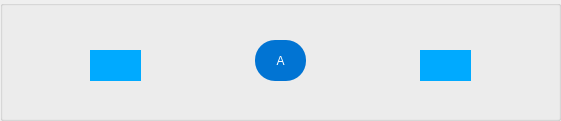
     <widget class="QGroupBox" name="groupBox">
      <property name="geometry">
       <rect>
        <x>180</x>
        <y>430</y>
        <width>561</width>
        <height>121</height>
       </rect>
      </property>
      <property name="styleSheet">
       <string notr="true">border-color: rgb(0, 0, 0);</string>
      </property>
      <property name="title">
       <string/>
      </property>
      <property name="flat">
       <bool>true</bool>
      </property>
      <widget class="QPushButton" name="para">
       <property name="geometry">
        <rect>
         <x>410</x>
         <y>40</y>
         <width>71</width>
         <height>51</height>
        </rect>
       </property>
       <property name="cursor">
        <cursorShape>PointingHandCursor</cursorShape>
       </property>
       <property name="styleSheet">
        <string notr="true">border-image: url(:/prefix1/settings.png);
border:solid;

color: rgb(255, 255, 255);</string>
       </property>
       <property name="text">
        <string/>
       </property>
      </widget>
      <widget class="QPushButton" name="astuce">
       <property name="geometry">
        <rect>
         <x>255</x>
         <y>40</y>
         <width>51</width>
         <height>41</height>
        </rect>
       </property>
       <property name="cursor">
        <cursorShape>PointingHandCursor</cursorShape>
       </property>
       <property name="styleSheet">
        <string notr="true">border:solid;
border-radius:20;
background-color: rgb(1, 116, 211);
font: 75 15pt &quot;MS Shell Dlg 2&quot;;
color: rgb(255, 255, 255);
font: 14pt &quot;Matura MT Script Capitals&quot;;

</string>
       </property>
       <property name="text">
        <string>A</string>
       </property>
      </widget>
      <widget class="QLabel" name="label_12">
       <property name="geometry">
        <rect>
         <x>420</x>
         <y>50</y>
         <width>51</width>
         <height>31</height>
        </rect>
       </property>
       <property name="styleSheet">
        <string notr="true">background-color: rgb(0, 170, 255);</string>
       </property>
       <property name="text">
        <string/>
       </property>
      </widget>
      <widget class="QPushButton" name="tech">
       <property name="geometry">
        <rect>
         <x>80</x>
         <y>40</y>
         <width>71</width>
         <height>51</height>
        </rect>
       </property>
       <property name="cursor">
        <cursorShape>PointingHandCursor</cursorShape>
       </property>
       <property name="styleSheet">
        <string notr="true">border-image: url(:/prefix1/download.png);
border:solid;

color: rgb(255, 255, 255);</string>
       </property>
       <property name="text">
        <string/>
       </property>
      </widget>
      <widget class="QLabel" name="label_13">
       <property name="geometry">
        <rect>
         <x>90</x>
         <y>50</y>
         <width>51</width>
         <height>31</height>
        </rect>
       </property>
       <property name="styleSheet">
        <string notr="true">background-color: rgb(0, 170, 255);</string>
       </property>
       <property name="text">
        <string/>
       </property>
      </widget>
      <zorder>astuce</zorder>
      <zorder>label_12</zorder>
      <zorder>para</zorder>
      <zorder>label_13</zorder>
      <zorder>tech</zorder>
     </widget>
